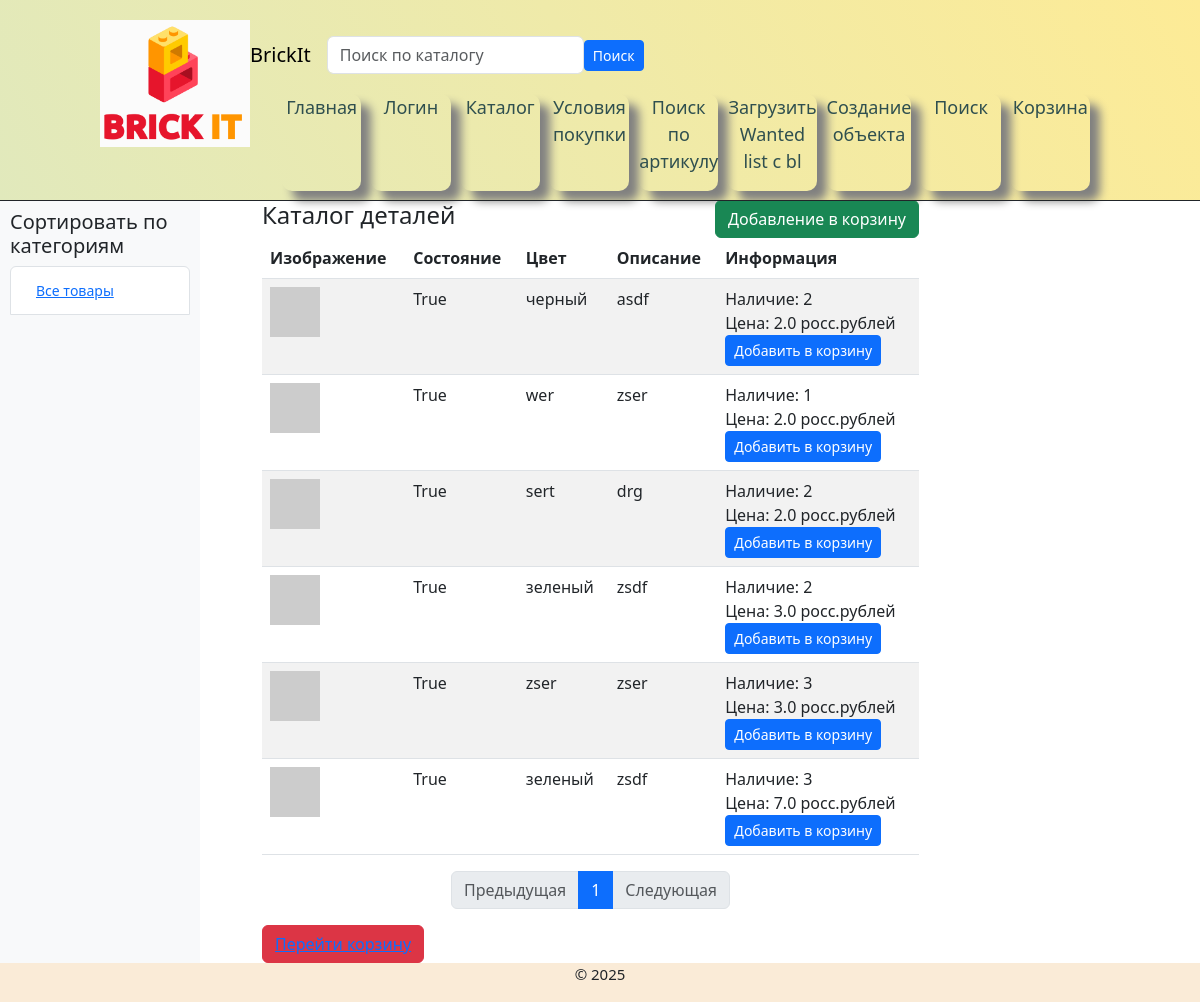
The page / on the database its author committed.
### app_lego/models.py (models this page shows)
class Part(db.Model):
    __tablename__ = 'part'
    __searchable__ = ['color', 'description']
    id = db.Column(db.Integer, primary_key=True)
    name = db.Column(db.String(200), nullable=False)
    isNew = db.Column(db.Boolean, default=True)
    price = db.Column(db.Float, nullable=False)
    image_url = db.Column(db.String(300), nullable=True)
    color = db.Column(db.String(20), nullable=False)
    description = db.Column(db.Text, nullable=False)
    quantity = db.Column(db.Integer, nullable=False)
    category_id = db.Column(db.Integer, db.ForeignKey('category.id'), nullable=False)

### app_lego/main/routes.py (the view)
@main.route('/')
def index():
    search = request.args.get('search')
    page = request.args.get('page', 1)
    if page:
        page = int(page)
    else:
        page = 1
    if search:
        parts_query = Part.query.filter(
            Part.description.contains(search) | Part.color.contains(search)
        )
    else:
        parts_query = Part.query.order_by(Part.price)
    pages = parts_query.paginate(page=page, per_page=30)
    return render_template('catalog.html', title='Главная', pages=pages)

### app_lego/templates/catalog.html (shortened to what this page needs)
{% extends 'base.html' %}
{% block content %}
    <body class="bg-gray-100 flex items-center justify-center min-h-screen">
        <div class="col-md-9">
        <div class="d-flex justify-content-between align-items-center">
            <h4>Каталог деталей</h4>
            <button class="btn btn-success">Добавление в корзину</button>
        </div>
        <table class="table table-striped product-table">
            <thead>
                <tr>
                    <th scope="col">Изображение</th>
                    <th scope="col">Состояние</th>
                    <th scope="col">Цвет</th>
                    <th scope="col">Описание</th>
                    <th scope="col">Информация</th>
                </tr>
            </thead>
            <tbody>
                {% for el in pages.items %}
                    <tr>
                        <td><img src="https://via.placeholder.com/50x50/0000FF/ffffff?text=Blue" alt="Изображение"></td>
                        <td>{{el.isNew}}</td>
                        <td>{{el.color}}</td>
                        <td>{{el.description}}</td>
                        <td>
                            <span>Наличие: {{el.quantity}}</span><br>
                            <span>Цена: {{el.price}} росс.рублей</span><br>
                            <button class="btn btn-primary btn-sm add-to-cart" data-id="{{el.id}}">Добавить в корзину</button>
                        </td>
                    </tr>
                {% endfor%}
            </tbody>
        </table>
        <nav>
            <ul class="pagination justify-content-center">
                <li class="page-item {% if not pages.has_prev %}disabled{% endif %}">
                    <a class="page-link" href="{{ url_for('main.index', page=pages.prev_num) }}">Предыдущая</a>
                </li>
                {% for p in pages.iter_pages(left_edge=2, right_edge=2, left_current=2, right_current=2) %}
                    {% if p %}
                        <li class="page-item {% if p == pages.page %}active{% endif %}">
                            <a class="page-link" href="{{ url_for('main.index', page=p) }}">{{ p }}</a>
                        </li>
                    {% else %}
                        <li class="page-item disabled"><span class="page-link">...</span></li>
                    {% endif %}
                {% endfor %}
                <li class="page-item {% if not pages.has_next %}disabled{% endif %}">
                    <a class="page-link" href="{{ url_for('main.index', page=pages.next_num) }}">Следующая</a>
                </li>
            </ul>
        </nav>
    </div>
        <button class="btn btn-danger"><a href="/zakaz">Перейти корзину</a></button>
    </div>
    </div>
    </body>
{% endblock content %}

### app_lego/templates/base.html (shortened to what this page needs)
<!DOCTYPE html>
<html lang="ru">
<head>
    <link rel = 'stylesheet' href = "{{url_for('static', filename= 'css/style.css')}}">
    <link href="https://cdn.jsdelivr.net/npm/bootstrap@5.3.0-alpha1/dist/css/bootstrap.min.css" rel="stylesheet">
</head>
<body>
    {% block menu %}
      <header class = 'header'>
        <div class = 'logo'>
          <img src=' {{ url_for('static', filename='img/logo.png') }}' alt='logo'>
          <nav class="navbar navbar-expand-lg navbar-light">
            <a class="navbar-brand" href="{{url_for('main.index')}}">BrickIt</a>
              <form class='navbar' method='GET'>
                <div class="ml-auto">
                    <input type="text" class="form-control" placeholder="Поиск по каталогу" name='search' value='{{ request.args.get('search', '')}}'>
                </div>
                <button class="btn btn-primary btn-sm" type='submit'>Поиск</button>
              </form>
          </nav>
          <ul class = 'main_menu'>
            {% if current_user.is_authenticated %}
              <li><a href = '{{url_for('main.index')}}'> <p>Главная </p> </a></li>
              <li><a href = '{{url_for('main.condition')}}'> <p>Условия покупки </p></a></li>
              <li><a href = '{{url_for('main.catalog')}}'> <p>Каталог </p></a></li>
              <li><a href = '#'> <p>Поиск по артикулу </p></a></li>
              <li><a href = '#'> <p>Загрузить Wanted list c bl </p></a></li>
              <li><a href = '#'> <p>Поиск </p></a></li>
              <li><a href = '{{url_for('main.create')}}'> <p>Создание объекта </p></a></li>
              <li><a href = '{{url_for('main.zakaz')}}'> <p>Просмотр заказов </p></a></li>
              <li><a href = '{{url_for('main.index')}}'> <p>Выход </p></a></li>
            {% else %}
              <li><a href = '{{url_for('main.index')}}'> <p>Главная </p> </a></li>
              <li><a href = '{{url_for('main.login')}}'> <p>Логин </p></a></li>
              <li><a href = '{{url_for('main.catalog')}}'> <p>Каталог </p></a></li>
              <li><a href = '{{url_for('main.condition')}}'> <p>Условия покупки </p></a></li>
              <li><a href = '#'> <p>Поиск по артикулу </p></a></li>
              <li><a href = '#'> <p>Загрузить Wanted list c bl </p></a></li>
              <li><a href = '{{url_for('main.create')}}'> <p>Создание объекта </p></a></li>
              <li><a href = '#'> <p>Поиск </p></a></li>
              <li><a href = '{{url_for('main.zakaz')}}'> <p>Корзина </p></a></li>
            {% endif %}
          </ul>
        </div>
      </header>
    {% endblock menu %}
<div class = 'wrap'>
  <div class="container-fluid">
    <div class="row">
        <div class="col-md-2 sidebar">
            <h5>Сортировать по категориям</h5>
            <ul class="list-group">
                <li class="list-group-item"><button class="btn btn-link btn-sm">Все товары</button></li>
            </ul>
        </div>
      <div class='col-md-9 content'>
        <main role='main' class='#'>
            <div class = 'col_md_12'>
              {% block content %}{% endblock content %}
  {% block footer %}
  <footer class='footer'>
    <p>&copy; 2025 </p>
  </footer>
  {% endblock footer %}
</body>
</html>

### app_lego/static/css/style.css (style rules this page uses)
* { margin: 0; padding: 0; }
html, body { height: 100%; }
.logo img { float: left; margin-left: 80px; width: 150px; }
.header { height: 200px; outline: 1px solid; background-image: linear-gradient(60deg, #e1e9bc 0%, #fdeb96 100%); }
.main_menu { display: flex; justify-content: flex-end; padding-right: 80px; }
.main_menu a { text-decoration: none; color: darkslategray; font-weight: 300; }
.main_menu li { list-style: none; margin-right: 10px; width: 140px; margin-top: 0.5%; box-shadow: 10px 10px 10px grey; border-radius: 10px; text-align: center; }
.main_menu p { font-size: 18px; }
.content { width: 60%; margin: 100px auto 0; flex: 1 0 auto; }
.footer { background-color: antiquewhite; flex: 0 0 auto; width: 100%; display: flex; justify-content: center; align-items: center; font-size: 15px; }

### app_lego/templates/base.html (style rules this page uses)
.header { background-color: #f8f9fa; padding: 20px; }
.sidebar { background-color: #f8f9fa; padding: 10px; }
.product-table img { width: 50px; height: 50px; object-fit: cover; }

### rows shown on the page
Part: isNew "True", color "черный", description "asdf", quantity "2", price "2.0"
Part: isNew "True", color "wer", description "zser", quantity "1", price "2.0"
Part: isNew "True", color "sert", description "drg", quantity "2", price "2.0"
Part: isNew "True", color "зеленый", description "zsdf", quantity "2", price "3.0"
Part: isNew "True", color "zser", description "zser", quantity "3", price "3.0"
Part: isNew "True", color "зеленый", description "zsdf", quantity "3", price "7.0"

### other values the page prints
{{ p }} "1"
